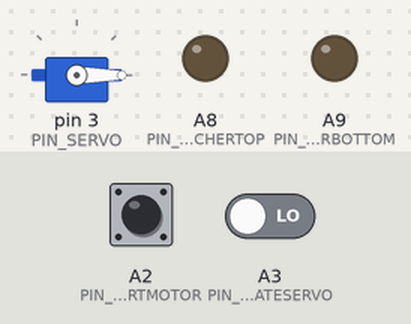
Bench run of a program on a simulated Teensy 3. Shown: servo, output pins drawn as LEDs (lit = HIGH). Inputs (shaded band) come from the test bench; at power-on: A3 (PIN_INPUT_ACTUATESERVO) LOW, A2 (PIN_INPUT_STARTMOTOR) LOW.

Above: at 1.2 s.
1.3 s: A3 (PIN_INPUT_ACTUATESERVO) driven HIGH
At 2.2 s:
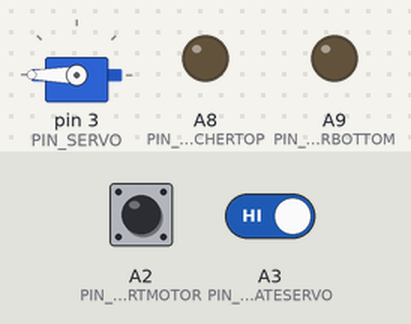
4.3 s: A2 (PIN_INPUT_STARTMOTOR) pulled HIGH for 0.15 s
At 5.7 s:
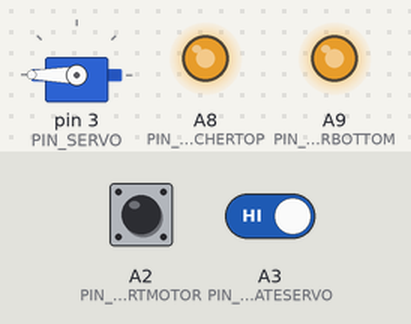
7.4 s: A2 (PIN_INPUT_STARTMOTOR) pulled HIGH for 3.2 s
At 13.8 s:
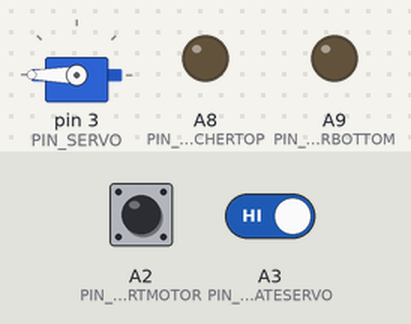
Timing chart, 0 to 15.3 s (numbered marks = the images above; inputs shaded):
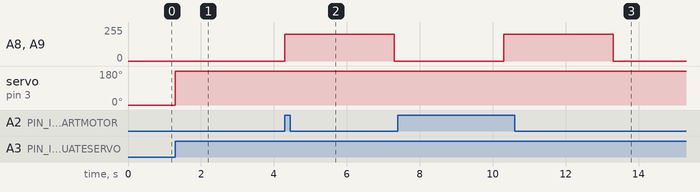

Measured:
- after the input at 1.3 s, servo on pin 3 (PIN_SERVO): 0° → 180° at once
- after the input at 4.3 s, A8 (PIN_LAUNCHERTOP), A9 (PIN_LAUNCHERBOTTOM): 0/255 → 200/255 at once, → 0/255 3.0 s later
- after the input at 7.4 s, A8 (PIN_LAUNCHERTOP), A9 (PIN_LAUNCHERBOTTOM): 0/255 → 200/255 after 2.9 s, → 0/255 3.0 s later

The program:

main.cpp
```cpp
/*
 * File: launcher
 * --------------
 * Scott Blankenberg, Perry Alagappan, Stephany, Erick Blankenberg
 * ME210
 * 2/5/2019
 * Final Project
 *
 * Description:
 * 	Implements Launcher Code
 */

/*------------------------------ Library Includes ----------------------------*/

#include <Arduino.h>
#include <Servo.h>

/*------------------------------ Pin Definitions -----------------------------*/

#define PIN_LAUNCHERTOP     22
#define PIN_LAUNCHERBOTTOM  23
#define PIN_INPUT_STARTMOTOR      16
#define PIN_INPUT_ACTUATESERVO    17
#define PIN_SERVO           3

/*------------------------------ Global Variables ----------------------------*/

Servo myservo;
bool value = false;

/*----------------------------------- Main -----------------------------------*/

void setup() {
  Serial.begin(9600);
  pinMode(PIN_LAUNCHERTOP, OUTPUT);
  pinMode(PIN_LAUNCHERBOTTOM, OUTPUT);
  pinMode(PIN_INPUT_STARTMOTOR, INPUT_PULLDOWN);
  pinMode(PIN_INPUT_ACTUATESERVO, INPUT_PULLDOWN);
  myservo.attach(PIN_SERVO);
  myservo.write(0);
}

void loop() {
  // Spins up launcher
  if(digitalRead(PIN_INPUT_STARTMOTOR)) {
    analogWrite(PIN_LAUNCHERTOP, 200);
    analogWrite(PIN_LAUNCHERBOTTOM, 200);
  } else {
    analogWrite(PIN_LAUNCHERTOP, 0);
    analogWrite(PIN_LAUNCHERBOTTOM, 0);
  }
  // Releases ammunition
  if(digitalRead(PIN_INPUT_ACTUATESERVO)) {
       myservo.write(180);
       delay(3000);
       myservo.write(0);
  }
}
```
